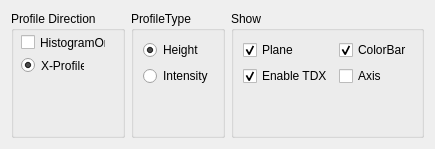
          <widget class="QWidget" name="tab_4">
           <attribute name="title">
            <string>Config Profile</string>
           </attribute>
           <layout class="QHBoxLayout" name="horizontalLayout_6">
            <item>
             <widget class="QGroupBox" name="groupBox_6">
              <property name="maximumSize">
               <size>
                <width>65000</width>
                <height>130</height>
               </size>
              </property>
              <property name="title">
               <string>Profile Direction</string>
              </property>
              <widget class="QCheckBox" name="histogramOn">
               <property name="geometry">
                <rect>
                 <x>10</x>
                 <y>23</y>
                 <width>85</width>
                 <height>17</height>
                </rect>
               </property>
               <property name="text">
                <string>HistogramOn</string>
               </property>
              </widget>
              <widget class="QCheckBox" name="profileOn">
               <property name="geometry">
                <rect>
                 <x>156</x>
                 <y>23</y>
                 <width>67</width>
                 <height>17</height>
                </rect>
               </property>
               <property name="text">
                <string>ProfileOn</string>
               </property>
               <property name="checked">
                <bool>false</bool>
               </property>
              </widget>
              <widget class="QRadioButton" name="yProf">
               <property name="geometry">
                <rect>
                 <x>156</x>
                 <y>46</y>
                 <width>62</width>
                 <height>17</height>
                </rect>
               </property>
               <property name="text">
                <string>Y-Profile</string>
               </property>
              </widget>
              <widget class="QRadioButton" name="xProf">
               <property name="geometry">
                <rect>
                 <x>10</x>
                 <y>46</y>
                 <width>63</width>
                 <height>17</height>
                </rect>
               </property>
               <property name="text">
                <string>X-Profile</string>
               </property>
               <property name="checked">
                <bool>true</bool>
               </property>
              </widget>
             </widget>
            </item>
            <item>
             <widget class="QGroupBox" name="groupBox_7">
              <property name="maximumSize">
               <size>
                <width>100</width>
                <height>130</height>
               </size>
              </property>
              <property name="title">
               <string>ProfileType</string>
              </property>
              <layout class="QVBoxLayout" name="verticalLayout_18">
               <item>
                <widget class="QRadioButton" name="HeightProf">
                 <property name="text">
                  <string>Height</string>
                 </property>
                 <property name="checked">
                  <bool>true</bool>
                 </property>
                </widget>
               </item>
               <item>
                <widget class="QRadioButton" name="IntensityProf">
                 <property name="text">
                  <string>Intensity</string>
                 </property>
                </widget>
               </item>
               <item>
                <spacer name="verticalSpacer">
                 <property name="orientation">
                  <enum>Qt::Vertical</enum>
                 </property>
                 <property name="sizeHint" stdset="0">
                  <size>
                   <width>20</width>
                   <height>40</height>
                  </size>
                 </property>
                </spacer>
               </item>
              </layout>
             </widget>
            </item>
            <item>
             <widget class="QGroupBox" name="groupBox_8">
              <property name="maximumSize">
               <size>
                <width>1000</width>
                <height>130</height>
               </size>
              </property>
              <property name="title">
               <string>Show</string>
              </property>
              <layout class="QGridLayout" name="gridLayout_3">
               <item row="5" column="0">
                <widget class="QCheckBox" name="chk_EnableTdx">
                 <property name="maximumSize">
                  <size>
                   <width>100</width>
                   <height>16777215</height>
                  </size>
                 </property>
                 <property name="text">
                  <string>Enable TDX</string>
                 </property>
                 <property name="checked">
                  <bool>true</bool>
                 </property>
                </widget>
               </item>
               <item row="6" column="0">
                <spacer name="verticalSpacer_2">
                 <property name="orientation">
                  <enum>Qt::Vertical</enum>
                 </property>
                 <property name="sizeHint" stdset="0">
                  <size>
                   <width>20</width>
                   <height>40</height>
                  </size>
                 </property>
                </spacer>
               </item>
               <item row="0" column="0">
                <widget class="QCheckBox" name="cuttingPlane">
                 <property name="text">
                  <string>Plane</string>
                 </property>
                 <property name="checked">
                  <bool>true</bool>
                 </property>
                </widget>
               </item>
               <item row="0" column="1">
                <widget class="QCheckBox" name="chkColorBar">
                 <property name="sizePolicy">
                  <sizepolicy hsizetype="Minimum" vsizetype="Fixed">
                   <horstretch>0</horstretch>
                   <verstretch>0</verstretch>
                  </sizepolicy>
                 </property>
                 <property name="text">
                  <string>ColorBar</string>
                 </property>
                 <property name="checked">
                  <bool>true</bool>
                 </property>
                </widget>
               </item>
               <item row="5" column="1">
                <widget class="QCheckBox" name="chkAxis">
                 <property name="enabled">
                  <bool>true</bool>
                 </property>
                 <property name="text">
                  <string>Axis</string>
                 </property>
                </widget>
               </item>
              </layout>
             </widget>
            </item>
           </layout>
          </widget>
